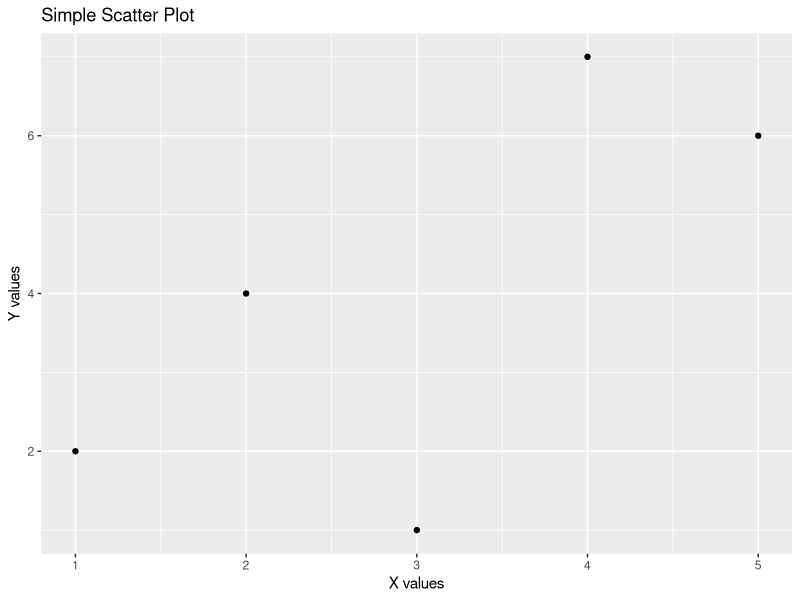

Write R code to recreate this figure.
# QUESTION :-
# Save your plot as a JPEG file using R.


library(ggplot2)

x <- c(1, 2, 3, 4, 5)
y <- c(2, 4, 1, 7, 6)

# Set the working directory where the JPEG file will be saved
setwd("C:\\Users\\gupta\\OneDrive\\Documents\\R programming\\Assi5")
getwd()

# Open a JPEG device to save the plot
jpeg(filename = "scatter_plot.jpg")

# Create a scatter plot using qplot()
qplot(x, y, geom = "point", main = "Simple Scatter Plot", xlab = "X values", ylab = "Y values")

# Close the JPEG device to save the file
dev.off()
